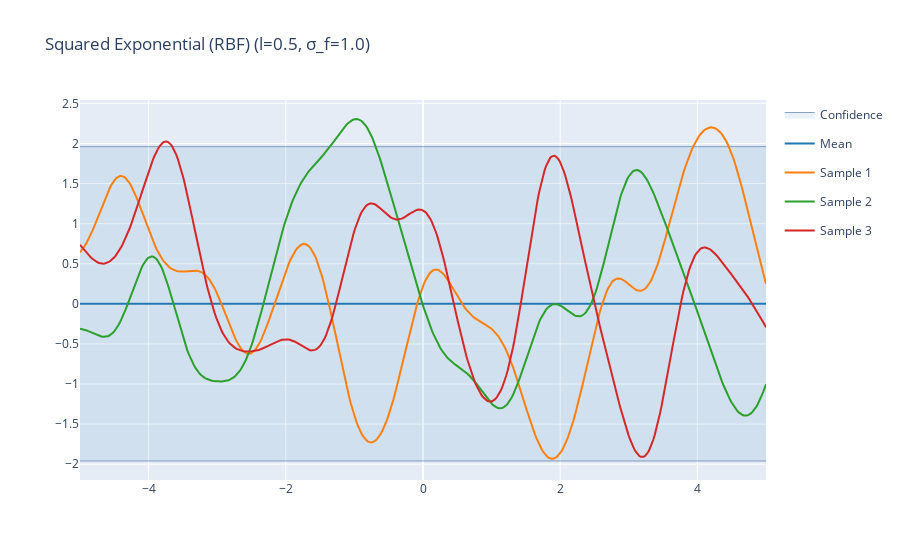

Notebook code for this chart:
### Code cell
# UNCOMMENT THESE TO TAKE A CLOSER LOOK AT ONE OF THE PRIOR PLOTS ABOVE.
plotly_gp(mu, cov, X, samples=rbf_samples, title=rbf_title)
# plotly_gp(mu, gamma_cov, X, samples=gamma_samples, title=gamma_title)
# plotly_gp(mu, rq_cov, X, samples=rq_samples, title=rq_title)
# plotly_gp(mu, nn_cov, X, samples=nn_samples, title=nn_title)
# plotly_gp(mu, exp_cov, X, samples=exp_samples, title=exp_title)
# plotly_gp(mu, poly_cov, X, samples=poly_samples, title=poly_title)

### Figure 1 — Plotly figure (JSON) as saved in the notebook; plotly's stock layout.template omitted (floating-point values rounded to 4 significant figures; data arrays with more than 128 entries replaced by an {"elided": "..."} marker saying what was removed)
{"data": [{"fillcolor": "rgba(31, 119, 180, 0.1)", "legendgroup": "Confidence_fill_(layout.XAxis(),layout.YAxis())", "line": {"color": "#204a87", "width": 0.5}, "name": "Confidence", "showlegend": false, "type": "scatter", "x": {"elided": "500 float values"}, "y": {"elided": "500 float values"}}, {"fill": "tonextx", "fillcolor": "rgba(31, 119, 180, 0.1)", "legendgroup": "Confidence_fill_(layout.XAxis(),layout.YAxis())", "line": {"color": "#204a87", "width": 0.5}, "name": "Confidence", "showlegend": true, "type": "scatter", "x": {"elided": "500 float values"}, "y": {"elided": "500 float values"}}, {"line": {"color": "#1f77b4"}, "name": "Mean", "type": "scatter", "x": {"elided": "500 float values"}, "y": {"elided": "500 int values"}}, {"line": {"color": "#ff7f0e"}, "name": "Sample 1", "type": "scatter", "x": {"elided": "500 float values"}, "y": {"elided": "500 float values"}}, {"line": {"color": "#2ca02c"}, "name": "Sample 2", "type": "scatter", "x": {"elided": "500 float values"}, "y": {"elided": "500 float values"}}, {"line": {"color": "#d62728"}, "name": "Sample 3", "type": "scatter", "x": {"elided": "500 float values"}, "y": {"elided": "500 float values"}}], "layout": {"hovermode": "x", "title": {"text": "Squared Exponential (RBF) (l=0.5, σ_f=1.0)"}}}
